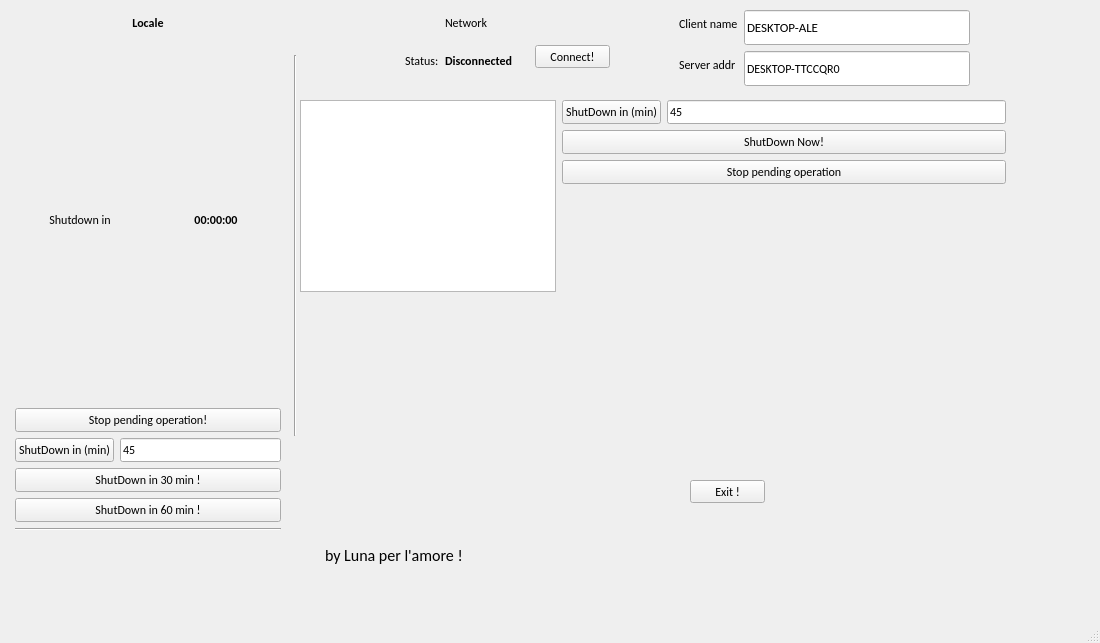
<?xml version="1.0" encoding="UTF-8"?>
<ui version="4.0">
 <class>MainWindow</class>
 <widget class="QMainWindow" name="MainWindow">
  <property name="geometry">
   <rect>
    <x>0</x>
    <y>0</y>
    <width>1100</width>
    <height>643</height>
   </rect>
  </property>
  <property name="sizePolicy">
   <sizepolicy hsizetype="Maximum" vsizetype="Maximum">
    <horstretch>0</horstretch>
    <verstretch>0</verstretch>
   </sizepolicy>
  </property>
  <property name="minimumSize">
   <size>
    <width>1050</width>
    <height>450</height>
   </size>
  </property>
  <property name="windowTitle">
   <string>MainWindow</string>
  </property>
  <widget class="QWidget" name="centralwidget">
   <widget class="QPushButton" name="pushButton_exit">
    <property name="geometry">
     <rect>
      <x>690</x>
      <y>480</y>
      <width>75</width>
      <height>23</height>
     </rect>
    </property>
    <property name="font">
     <font>
      <family>Calibri</family>
     </font>
    </property>
    <property name="text">
     <string>Exit !</string>
    </property>
   </widget>
   <widget class="QLabel" name="label_4">
    <property name="geometry">
     <rect>
      <x>325</x>
      <y>545</y>
      <width>196</width>
      <height>21</height>
     </rect>
    </property>
    <property name="font">
     <font>
      <family>Calibri</family>
      <pointsize>12</pointsize>
     </font>
    </property>
    <property name="text">
     <string>by Luna per l'amore !</string>
    </property>
   </widget>
   <widget class="QLabel" name="label">
    <property name="geometry">
     <rect>
      <x>445</x>
      <y>15</y>
      <width>51</width>
      <height>16</height>
     </rect>
    </property>
    <property name="font">
     <font>
      <family>Calibri</family>
     </font>
    </property>
    <property name="text">
     <string>Network</string>
    </property>
   </widget>
   <widget class="QLabel" name="label_5">
    <property name="geometry">
     <rect>
      <x>405</x>
      <y>50</y>
      <width>41</width>
      <height>21</height>
     </rect>
    </property>
    <property name="font">
     <font>
      <family>Calibri</family>
     </font>
    </property>
    <property name="text">
     <string>Status:</string>
    </property>
   </widget>
   <widget class="QLabel" name="label_status">
    <property name="geometry">
     <rect>
      <x>445</x>
      <y>50</y>
      <width>81</width>
      <height>21</height>
     </rect>
    </property>
    <property name="font">
     <font>
      <family>Calibri</family>
      <weight>75</weight>
      <bold>true</bold>
     </font>
    </property>
    <property name="text">
     <string>Disconnected</string>
    </property>
   </widget>
   <widget class="QPushButton" name="pushButton_connect">
    <property name="geometry">
     <rect>
      <x>535</x>
      <y>45</y>
      <width>75</width>
      <height>23</height>
     </rect>
    </property>
    <property name="font">
     <font>
      <family>Calibri</family>
     </font>
    </property>
    <property name="text">
     <string>Connect!</string>
    </property>
   </widget>
   <widget class="QWidget" name="verticalLayoutWidget">
    <property name="geometry">
     <rect>
      <x>15</x>
      <y>15</y>
      <width>266</width>
      <height>516</height>
     </rect>
    </property>
    <layout class="QVBoxLayout" name="verticalLayout">
     <item>
      <widget class="QLabel" name="label_7">
       <property name="sizePolicy">
        <sizepolicy hsizetype="Preferred" vsizetype="Maximum">
         <horstretch>0</horstretch>
         <verstretch>0</verstretch>
        </sizepolicy>
       </property>
       <property name="font">
        <font>
         <family>Calibri</family>
         <weight>75</weight>
         <bold>true</bold>
        </font>
       </property>
       <property name="text">
        <string>Locale</string>
       </property>
       <property name="alignment">
        <set>Qt::AlignCenter</set>
       </property>
      </widget>
     </item>
     <item>
      <layout class="QHBoxLayout" name="horizontalLayout_2">
       <item>
        <widget class="QLabel" name="label_3">
         <property name="font">
          <font>
           <family>Calibri</family>
          </font>
         </property>
         <property name="text">
          <string>Shutdown in</string>
         </property>
         <property name="alignment">
          <set>Qt::AlignCenter</set>
         </property>
        </widget>
       </item>
       <item>
        <widget class="QLabel" name="label_timer">
         <property name="font">
          <font>
           <family>Calibri</family>
           <pointsize>9</pointsize>
           <weight>75</weight>
           <bold>true</bold>
          </font>
         </property>
         <property name="text">
          <string>00:00:00</string>
         </property>
         <property name="alignment">
          <set>Qt::AlignCenter</set>
         </property>
        </widget>
       </item>
      </layout>
     </item>
     <item>
      <widget class="QPushButton" name="pushButton_stop">
       <property name="font">
        <font>
         <family>Calibri</family>
        </font>
       </property>
       <property name="text">
        <string>Stop pending operation!</string>
       </property>
      </widget>
     </item>
     <item>
      <layout class="QHBoxLayout" name="horizontalLayout">
       <property name="sizeConstraint">
        <enum>QLayout::SetDefaultConstraint</enum>
       </property>
       <item>
        <widget class="QPushButton" name="pushButton_minShutdown">
         <property name="sizePolicy">
          <sizepolicy hsizetype="Maximum" vsizetype="Maximum">
           <horstretch>0</horstretch>
           <verstretch>0</verstretch>
          </sizepolicy>
         </property>
         <property name="font">
          <font>
           <family>Calibri</family>
          </font>
         </property>
         <property name="text">
          <string>ShutDown in (min)</string>
         </property>
        </widget>
       </item>
       <item>
        <widget class="QLineEdit" name="lineEdit_shutdownTime">
         <property name="sizePolicy">
          <sizepolicy hsizetype="Preferred" vsizetype="Maximum">
           <horstretch>0</horstretch>
           <verstretch>0</verstretch>
          </sizepolicy>
         </property>
         <property name="font">
          <font>
           <family>Calibri</family>
          </font>
         </property>
         <property name="text">
          <string>45</string>
         </property>
        </widget>
       </item>
      </layout>
     </item>
     <item>
      <widget class="QPushButton" name="pushButton_30">
       <property name="font">
        <font>
         <family>Calibri</family>
        </font>
       </property>
       <property name="text">
        <string>ShutDown in 30 min !</string>
       </property>
      </widget>
     </item>
     <item>
      <widget class="QPushButton" name="pushButton_60">
       <property name="font">
        <font>
         <family>Calibri</family>
        </font>
       </property>
       <property name="text">
        <string>ShutDown in 60 min !</string>
       </property>
      </widget>
     </item>
     <item>
      <widget class="Line" name="line">
       <property name="orientation">
        <enum>Qt::Horizontal</enum>
       </property>
      </widget>
     </item>
    </layout>
   </widget>
   <widget class="QWidget" name="formLayoutWidget_2">
    <property name="geometry">
     <rect>
      <x>300</x>
      <y>100</y>
      <width>706</width>
      <height>336</height>
     </rect>
    </property>
    <layout class="QFormLayout" name="formLayout_2">
     <item row="0" column="0">
      <widget class="QListView" name="listView_clients">
       <property name="sizePolicy">
        <sizepolicy hsizetype="Maximum" vsizetype="Maximum">
         <horstretch>0</horstretch>
         <verstretch>0</verstretch>
        </sizepolicy>
       </property>
      </widget>
     </item>
     <item row="0" column="1">
      <layout class="QFormLayout" name="formLayout">
       <property name="sizeConstraint">
        <enum>QLayout::SetDefaultConstraint</enum>
       </property>
       <property name="fieldGrowthPolicy">
        <enum>QFormLayout::AllNonFixedFieldsGrow</enum>
       </property>
       <property name="rowWrapPolicy">
        <enum>QFormLayout::DontWrapRows</enum>
       </property>
       <property name="labelAlignment">
        <set>Qt::AlignLeading|Qt::AlignLeft|Qt::AlignVCenter</set>
       </property>
       <property name="formAlignment">
        <set>Qt::AlignLeading|Qt::AlignLeft|Qt::AlignTop</set>
       </property>
       <property name="horizontalSpacing">
        <number>6</number>
       </property>
       <item row="1" column="0">
        <widget class="QPushButton" name="pushButton_remote_sd_custom">
         <property name="sizePolicy">
          <sizepolicy hsizetype="Maximum" vsizetype="Fixed">
           <horstretch>0</horstretch>
           <verstretch>0</verstretch>
          </sizepolicy>
         </property>
         <property name="font">
          <font>
           <family>Calibri</family>
          </font>
         </property>
         <property name="text">
          <string>ShutDown in (min)</string>
         </property>
        </widget>
       </item>
       <item row="3" column="0" colspan="2">
        <widget class="QPushButton" name="pushButton_remote_sd_now">
         <property name="font">
          <font>
           <family>Calibri</family>
          </font>
         </property>
         <property name="text">
          <string>ShutDown Now!</string>
         </property>
        </widget>
       </item>
       <item row="4" column="0" colspan="2">
        <widget class="QPushButton" name="pushButton_remote_sd_stop">
         <property name="font">
          <font>
           <family>Calibri</family>
          </font>
         </property>
         <property name="text">
          <string>Stop pending operation</string>
         </property>
        </widget>
       </item>
       <item row="1" column="1">
        <widget class="QLineEdit" name="lineEdit_remote_time">
         <property name="sizePolicy">
          <sizepolicy hsizetype="Maximum" vsizetype="Fixed">
           <horstretch>0</horstretch>
           <verstretch>0</verstretch>
          </sizepolicy>
         </property>
         <property name="maximumSize">
          <size>
           <width>500</width>
           <height>16777215</height>
          </size>
         </property>
         <property name="font">
          <font>
           <family>Calibri</family>
          </font>
         </property>
         <property name="text">
          <string>45</string>
         </property>
        </widget>
       </item>
      </layout>
     </item>
    </layout>
   </widget>
   <widget class="QWidget" name="formLayoutWidget_3">
    <property name="geometry">
     <rect>
      <x>679</x>
      <y>10</y>
      <width>291</width>
      <height>76</height>
     </rect>
    </property>
    <layout class="QFormLayout" name="formLayout_3">
     <item row="0" column="1">
      <widget class="QLineEdit" name="lineEdit_clientName">
       <property name="sizePolicy">
        <sizepolicy hsizetype="Expanding" vsizetype="Expanding">
         <horstretch>0</horstretch>
         <verstretch>0</verstretch>
        </sizepolicy>
       </property>
       <property name="font">
        <font>
         <family>Calibri</family>
         <pointsize>10</pointsize>
        </font>
       </property>
       <property name="text">
        <string>DESKTOP-ALE</string>
       </property>
      </widget>
     </item>
     <item row="2" column="0">
      <widget class="QLabel" name="label_2">
       <property name="font">
        <font>
         <family>Calibri</family>
        </font>
       </property>
       <property name="text">
        <string>Server addr</string>
       </property>
      </widget>
     </item>
     <item row="2" column="1">
      <widget class="QLineEdit" name="lineEdit_serveraddr">
       <property name="sizePolicy">
        <sizepolicy hsizetype="Expanding" vsizetype="Expanding">
         <horstretch>0</horstretch>
         <verstretch>0</verstretch>
        </sizepolicy>
       </property>
       <property name="font">
        <font>
         <family>Calibri</family>
        </font>
       </property>
       <property name="text">
        <string>DESKTOP-TTCCQR0</string>
       </property>
      </widget>
     </item>
     <item row="0" column="0">
      <widget class="QLabel" name="label_6">
       <property name="font">
        <font>
         <family>Calibri</family>
        </font>
       </property>
       <property name="text">
        <string>Client name</string>
       </property>
      </widget>
     </item>
    </layout>
   </widget>
   <widget class="Line" name="line_3">
    <property name="geometry">
     <rect>
      <x>290</x>
      <y>55</y>
      <width>10</width>
      <height>381</height>
     </rect>
    </property>
    <property name="orientation">
     <enum>Qt::Vertical</enum>
    </property>
   </widget>
  </widget>
  <widget class="QMenuBar" name="menubar">
   <property name="geometry">
    <rect>
     <x>0</x>
     <y>0</y>
     <width>1100</width>
     <height>21</height>
    </rect>
   </property>
  </widget>
  <widget class="QStatusBar" name="statusbar"/>
 </widget>
 <resources/>
 <connections/>
</ui>
